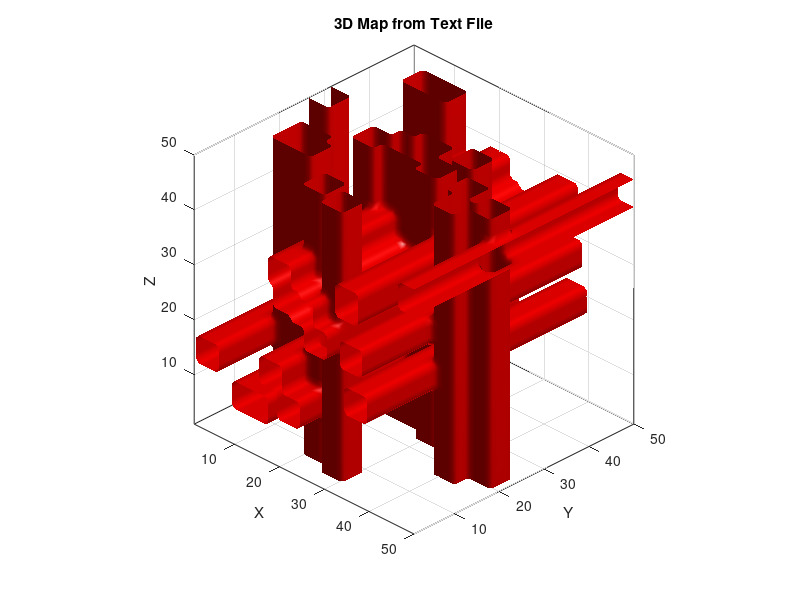
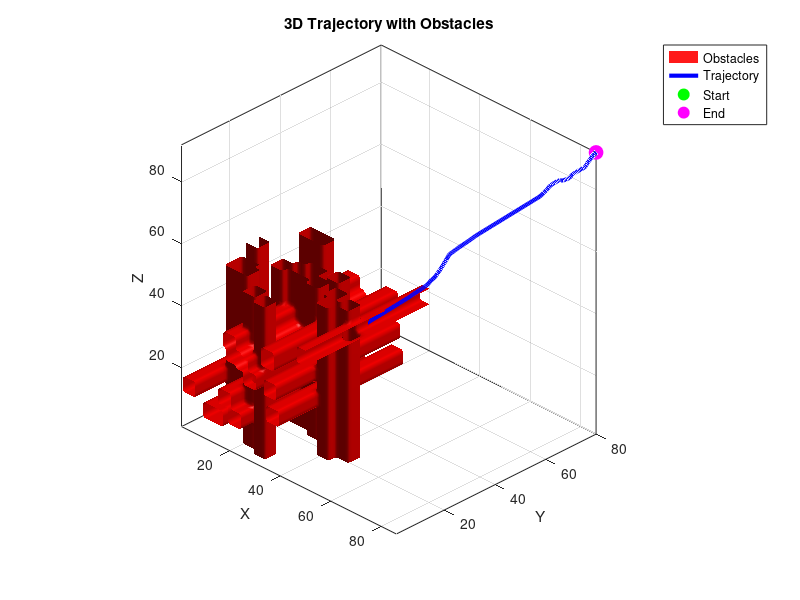

The MATLAB source for these figures, in order: (Note: this script raises an error after producing the figures.)
clear;
clc;
close all;
main_folder = "C:\Users\alvar\OneDrive\Desktop\My code\repositorios\TFM_Code\fast_marching-master\functions\Ver_Resultados";
files_folder = "C:\Users\alvar\OneDrive\Desktop\My code\repositorios\TFM_Code\fast_marching-master\functions\Archivos";
maps_folder = "C:\Users\alvar\OneDrive\Desktop\My code\repositorios\TFM_Code\fast_marching-master\functions\Mapas";

cd(files_folder)

%% Occupation map
%% Read and create 3D map from text file
cd(maps_folder);
fileID = fopen('mapa3D.txt', 'r');
if fileID == -1
    error('Could not open Mapa3D.txt file');
end

% Read dimensions from first line
ancho = 50;
largo = 50;
altura = 50;

% Initialize 3D matrix
Wgr = zeros(ancho, largo, altura);

% Read data layer by layer for original 50x50x50 map
for k = 1:altura  
    % Read each row of the layer
    for i = 1:ancho
        line = fgetl(fileID);
        if ~ischar(line)
            error(['Error reading line ' num2str(i) ' of layer ' num2str(k)]);
        end
        values = str2num(line);
        longitud = length(values);
        if length(values) ~= (largo)
            error(['Incorrect number of values in line ' num2str(i) ' of layer ' num2str(k)]);
        end
        Wgr(i,:,k) = values;
    end

    empty_line = fgetl(fileID); % Skip empty line between layers
end

% Read data layer by layer
% for k = 1:altura  
%     % Read one line containing the whole layer
%     line = fgetl(fileID);
%     if ~ischar(line)
%         error(['Error reading layer ' num2str(k)]);
%     end
% 
%     % Convert string to array of numbers
%     values = str2num(line);
%     if length(values) ~= (largo*ancho)
%         error(['Incorrect number of values in layer ' num2str(k) ...
%                '. Expected ' num2str(largo*ancho) ' but got ' num2str(length(values))]);
%     end
% 
%     % Reshape the values into a 2D layer and store in Wgr
%     layer_values = reshape(values, [largo, ancho])';
%     Wgr(:,:,k) = layer_values;
% 
%     % Skip empty line between layers if present
%     %empty_line = fgetl(fileID);
% end
fclose(fileID);
cd(main_folder);

%% Create 3D visualization
figure;
Wgr_viz = permute(Wgr, [2 1 3]);  % Swap X and Y dimensions
% Create meshgrid for visualization with correct orientation
[y, x, z] = meshgrid(1:largo, 1:ancho, 1:altura);

% Plot obstacles (1s) in red
p1 = patch(isosurface(y, x, z, Wgr_viz, 0.5));
isonormals(y, x, z, Wgr_viz, p1);
set(p1, 'FaceColor', 'red', 'EdgeColor', 'none', 'FaceAlpha', 0.9);

% Configure visualization
axis tight;
box on;
grid on;
xlabel('X');  % Y axis is horizontal (columns)
ylabel('Y');  % X axis is depth (rows)
zlabel('Z');  % Z axis is height (layers)
title('3D Map from Text File');

% Set view to match coordinate system
view(45, 30);
camlight;
lighting gouraud;
daspect([1 1 1]);
%% Velocities Map


%% Trayectoria

% Read trajectory data
cd(files_folder);
fileID = fopen('trajectory3D.txt', 'r');
if fileID == -1
    error('Could not open trajectory file');
end

% Read dimensions from first line
dims = fscanf(fileID, '%d');  % Read num_points and dimensions
num_points = dims(1);

% Initialize trajectory array
trajectory = zeros(num_points, 3);

% Read trajectory points
for i = 1:num_points
    line = fgetl(fileID);
    if ischar(line)
        values = sscanf(line, '%f');
        if length(values) == 3
            trajectory(i,:) = values';
        end
    end
end
fclose(fileID);
cd(main_folder);
trajectory(1,1) = 10;

% Create trajectory visualization
figure;

Wgr_viz = permute(Wgr, [2 1 3]);  % Swap X and Y dimensions
% Create meshgrid for visualization with correct orientation
[y, x, z] = meshgrid(1:largo, 1:ancho, 1:altura);

% Plot obstacles (1s) in red
p1 = patch(isosurface(y, x, z, Wgr_viz, 0.5));
isonormals(y, x, z, Wgr_viz, p1);
set(p1, 'FaceColor', 'red', 'EdgeColor', 'none', 'FaceAlpha', 0.9);
set(p1, 'FaceColor', 'red', 'EdgeColor', 'none', 'FaceAlpha', 0.9);
hold on;

% Plot trajectory with thick red line
h_traj = plot3(trajectory(:,1), trajectory(:,2), trajectory(:,3), 'b-', 'LineWidth', 3);

% Add start and end points with distinctive markers
h_start = plot3(trajectory(1,1), trajectory(1,2), trajectory(1,3), 'go', ...
    'MarkerSize', 10, 'MarkerFaceColor', 'g');
h_end = plot3(trajectory(end,1), trajectory(end,2), trajectory(end,3), 'mo', ...
    'MarkerSize', 10, 'MarkerFaceColor', 'm');

% Configure visualization
axis tight;
box on;
grid on;
xlabel('X');
ylabel('Y');
zlabel('Z');
title('3D Trajectory with Obstacles');
legend([p1, h_traj, h_start, h_end], ...
       {'Obstacles', 'Trajectory', 'Start', 'End'}, ...
       'Location', 'northeastoutside');

% Set view angle and lighting
view(45, 30);
camlight;
lighting gouraud;
daspect([1 1 1]);

hold off;

cd(main_folder)

%% Times and Gradient Map Visualization
ancho = ancho + 2;
largo = largo + 2;
altura = altura +2;
% Read times map
cd(files_folder);
fileID = fopen('times_map3D.txt', 'r');
if fileID == -1
    error('Could not open times map file');
end

% Read dimensions
dims = fscanf(fileID, '%d', [1 3]);
times_map = zeros(ancho, largo, altura);

% Read dimensions
dims = fscanf(fileID, '%d', [1 3]);
times_map = zeros(ancho, largo, altura);

% Read data layer by layer
for k = 1:altura
    layer_header = fgetl(fileID); % Read "Layer n:" line
    if ~ischar(layer_header)
        error('Error reading layer header');
    end
    
    % Read each row of the layer
    for i = 1:ancho
        line = fgetl(fileID);
        if ~ischar(line)
            error(['Error reading line ' num2str(i) ' of layer ' num2str(k)]);
        end
        % Convert string to array of numbers
        values = str2num(line);  % Using str2num instead of sscanf
        if length(values) ~= largo
            error(['Incorrect number of values in line ' num2str(i) ' of layer ' num2str(k)]);
        end
        times_map(i,:,k) = values;
    end
    
    empty_line = fgetl(fileID); % Skip empty line between layers
end
fclose(fileID);
% Read gradient components
gradient_x = zeros(ancho, largo, altura);
gradient_y = zeros(ancho, largo, altura);
gradient_z = zeros(ancho, largo, altura);

% Read X component
fileID = fopen('gradient3D_x.txt', 'r');
if fileID == -1
    error('Could not open gradient_x file');
end
dims = fscanf(fileID, '%d', [1 3]); % Skip dimensions line
dims = fscanf(fileID, '%d', [1 3]); % Skip dimensions line
for k = 1:altura
    layer_header = fgetl(fileID); % Skip "Layer n:" line
    for i = 1:ancho
        line = fgetl(fileID);
        if ~ischar(line)
            error(['Error reading line ' num2str(i) ' of layer ' num2str(k)]);
        end
        values = str2num(line);
        largo = length(values);
        if length(values) ~= largo
            error(['Incorrect number of values in line ' num2str(i) ' of layer ' num2str(k)]);
        end
        gradient_x(i,:,k) = values;
    end
    empty_line = fgetl(fileID); % Skip empty line
end
fclose(fileID);

% Read Y component using same pattern
fileID = fopen('gradient3D_y.txt', 'r');
if fileID == -1
    error('Could not open gradient_y file');
end
dims = fscanf(fileID, '%d', [1 3]);
dims = fscanf(fileID, '%d', [1 3]);

for k = 1:altura
    layer_header = fgetl(fileID);
    for i = 1:ancho
        line = fgetl(fileID);
        if ~ischar(line)
            error(['Error reading line ' num2str(i) ' of layer ' num2str(k)]);
        end
        values = str2num(line);
        if length(values) ~= largo
            error(['Incorrect number of values in line ' num2str(i) ' of layer ' num2str(k)]);
        end
        gradient_y(i,:,k) = values;
    end
    empty_line = fgetl(fileID);
end
fclose(fileID);

% Read Z component using same pattern
fileID = fopen('gradient3D_z.txt', 'r');
if fileID == -1
    error('Could not open gradient_z file');
end
dims = fscanf(fileID, '%d', [1 3]);
dims = fscanf(fileID, '%d', [1 3]);

for k = 1:altura
    layer_header = fgetl(fileID);
    for i = 1:ancho
        line = fgetl(fileID);
        if ~ischar(line)
            error(['Error reading line ' num2str(i) ' of layer ' num2str(k)]);
        end
        values = str2num(line);
        if length(values) ~= largo
            error(['Incorrect number of values in line ' num2str(i) ' of layer ' num2str(k)]);
        end
        gradient_z(i,:,k) = values;
    end
    empty_line = fgetl(fileID);
end
fclose(fileID);

cd(main_folder);

% Example usage - change these values to visualize different slices

slice_dim = 'x';  % Options: 'x', 'y', or 'z'
slice_num = 20  ;   % Choose slice number within dimensions
slice_num = slice_num + 1;
% Visualize slice
visualizeSlice(times_map, gradient_x, gradient_y, gradient_z, slice_dim, slice_num, largo, ancho, altura);

min_time = 0;
max_time = 100;
visualizeTimesMap(times_map, slice_dim, slice_num, min_time, max_time);

cd(main_folder);

% Create slice visualization function
function visualizeSlice(data, grad_x, grad_y, grad_z, slice_dim, slice_num, largo, ancho, altura)
    figure;
    clipped_data = min(data, 400);
    
    switch slice_dim
        case 'x'
            slice_data = squeeze(clipped_data(:,slice_num,:));
            grad_data_1 = squeeze(grad_y(:,slice_num,:));  % Y component (horizontal)
            grad_data_2 = squeeze(grad_z(:,slice_num,:));  % Z component (vertical)
            
            % Display times map with origin at bottom left
            imagesc(slice_data);
            set(gca, 'YDir', 'normal');  % Z axis points up
            hold on
            
            % Create grid with Y horizontal and Z vertical
            [Y, Z] = meshgrid(1:largo, 1:altura);
            
            % Downsample for visualization
            skip = 1;
            Yd = Y(1:skip:end, 1:skip:end);
            Zd = Z(1:skip:end, 1:skip:end);
            Fy_d = grad_data_1(1:skip:end, 1:skip:end);
            Fz_d = grad_data_2(1:skip:end, 1:skip:end);
            
            % Plot vectors
            quiver(Yd, Zd, Fy_d, Fz_d, 2, 'w', 'LineWidth', 1.5);
            xlabel('Y'); ylabel('Z');
            
        case 'y'
            slice_data = squeeze(clipped_data(slice_num,:,:));
            grad_data_1 = -squeeze(grad_x(slice_num,:,:));  % X component (horizontal, negated for left direction)
            grad_data_2 = squeeze(grad_z(slice_num,:,:));   % Z component (vertical)
            
            % Display times map with origin at bottom right
            imagesc(fliplr(slice_data));  % Flip horizontally for right-to-left X
            set(gca, 'YDir', 'normal');   % Z axis points up
            hold on
            
            % Create grid with X horizontal (right to left) and Z vertical
            [X, Z] = meshgrid(1:largo, 1:altura);
            
            % Downsample for visualization
            skip = 1;
            Xd = X(1:skip:end, 1:skip:end);
            Zd = Z(1:skip:end, 1:skip:end);
            Fx_d = grad_data_1(1:skip:end, 1:skip:end);
            Fz_d = grad_data_2(1:skip:end, 1:skip:end);
            
            % Plot vectors with flipped X coordinates
            quiver(fliplr(Xd), Zd, fliplr(Fx_d), fliplr(Fz_d), 2, 'w', 'LineWidth', 1.5);
            xlabel('X'); ylabel('Z');
            
        case 'z'
            slice_data = clipped_data(:,:,slice_num);
            grad_data_1 = grad_x(:,:,slice_num);  % vertical component (X)
            grad_data_2 = grad_y(:,:,slice_num);  % horizontal component (Y)
            
            % Display times map
            imagesc(slice_data);
            hold on
            
            % Create grid matching image coordinates (Y horizontal, X vertical)
            [Y, X] = meshgrid(1:largo, 1:ancho);  % Y first for horizontal axis
            
            % Downsample for visualization
            skip = 1;
            Xd = X(1:skip:end, 1:skip:end);
            Yd = Y(1:skip:end, 1:skip:end);
            Fx_d = grad_data_1(1:skip:end, 1:skip:end);  % X gradient (vertical)
            Fy_d = grad_data_2(1:skip:end, 1:skip:end);  % Y gradient (horizontal)
            
            % Plot vectors with correct components
            quiver(Yd, Xd, Fy_d, Fx_d, 2, 'w', 'LineWidth', 1.5);
            
            xlabel('Y'); ylabel('X');  % Label axes appropriately

    end
    
    % Configure visualization
    title(['Times Map - ' upper(slice_dim) ' Slice ' num2str(slice_num)]);
    colormap(jet);
    c = colorbar;
    ylabel(c, 'Time');
    caxis([0 400]);
    view(2);
    axis equal tight;
    grid on;
end


function visualizeTimesMap(data, slice_dim, slice_num, min_time, max_time)
    figure;
    
    switch slice_dim
        case 'x'
            slice_data = squeeze(data(:,slice_num,:))';
            xlabel('Y'); ylabel('Z');
        case 'y'
            slice_data = squeeze(data(slice_num,:,:))';
            xlabel('X'); ylabel('Z');
        case 'z'
            slice_data = data(:,:,slice_num);
            xlabel('X'); ylabel('Y');
    end
    
    % Create masked and modified data for visualization
    modified_data = slice_data;
    obstacle_mask = slice_data > max_time;
    valid_mask = ~obstacle_mask & slice_data >= min_time;
    
    % Create custom colormap for better visualization of small differences
    n_colors = 256;
    custom_map = [
        % First 70% of colormap for values 0-50
        flipud(copper(round(0.7*n_colors))); 
        % Remaining 30% for values 50-400
        flipud(hot(round(0.3*n_colors)))
    ];
    
    % Add gray color for obstacles
    custom_map = [custom_map; 0.5 0.5 0.5];
    
    % Normalize valid data to enhance small differences
    modified_data(valid_mask) = (slice_data(valid_mask) - min_time) / (max_time - min_time);
    modified_data(obstacle_mask) = 2;  % Value beyond colormap range for obstacles
    
    % Create visualization
    imagesc(modified_data);
    colormap(custom_map);
    
    % Configure colorbar with custom ticks
    c = colorbar;
    ylabel(c, 'Time (s)');
    
    % Calculate colorbar ticks for better readability
    tick_positions = linspace(0, 1, 10);
    tick_values = linspace(min_time, max_time, 10);
    set(c, 'Ticks', [tick_positions 2], ...
           'TickLabels', [arrayfun(@(x) sprintf('%.1f', x), tick_values, 'UniformOutput', false) {'Obs'}]);
    
    title(['Times Map - ' upper(slice_dim) ' Slice ' num2str(slice_num)]);
    axis equal tight;
    grid on;
    %set(gca, 'YDir', 'normal');
    
    % Add numerical values if map is not too large
    [rows, cols] = size(slice_data);
    if max(rows, cols) < 20
        for i = 1:rows
            for j = 1:cols
                if ~obstacle_mask(i,j)
                    text(j, i, num2str(slice_data(i,j),'%.1f'), ...
                        'HorizontalAlignment', 'center', ...
                        'Color', 'k', ...
                        'FontWeight', 'bold');
                else
                    text(j, i, 'X', ...
                        'HorizontalAlignment', 'center', ...
                        'Color', 'w', ...
                        'FontWeight', 'bold');
                end
            end
        end
    end
end
